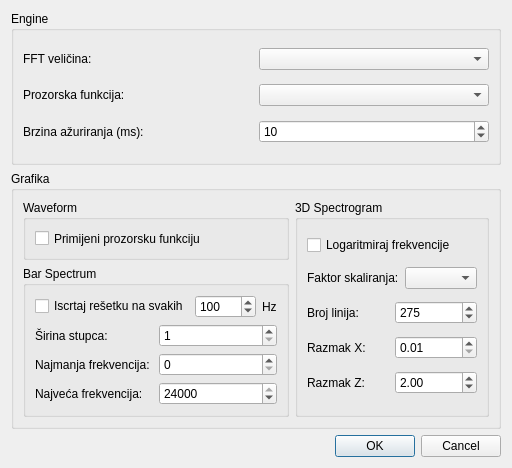
<?xml version="1.0" encoding="UTF-8"?>
<ui version="4.0">
 <class>SettingsDialog</class>
 <widget class="QDialog" name="SettingsDialog">
  <property name="geometry">
   <rect>
    <x>0</x>
    <y>0</y>
    <width>500</width>
    <height>468</height>
   </rect>
  </property>
  <property name="windowTitle">
   <string>Dialog</string>
  </property>
  <layout class="QVBoxLayout" name="verticalLayout_4">
   <item>
    <widget class="QGroupBox" name="groupBox">
     <property name="title">
      <string>Engine</string>
     </property>
     <layout class="QVBoxLayout" name="verticalLayout">
      <item>
       <layout class="QHBoxLayout" name="horizontalLayout">
        <item>
         <widget class="QLabel" name="label">
          <property name="sizePolicy">
           <sizepolicy hsizetype="Minimum" vsizetype="Preferred">
            <horstretch>0</horstretch>
            <verstretch>0</verstretch>
           </sizepolicy>
          </property>
          <property name="text">
           <string>FFT veličina:</string>
          </property>
         </widget>
        </item>
        <item>
         <widget class="QComboBox" name="comboBox_FFTSize">
          <property name="sizePolicy">
           <sizepolicy hsizetype="Minimum" vsizetype="Fixed">
            <horstretch>0</horstretch>
            <verstretch>0</verstretch>
           </sizepolicy>
          </property>
         </widget>
        </item>
       </layout>
      </item>
      <item>
       <layout class="QHBoxLayout" name="horizontalLayout_2">
        <item>
         <widget class="QLabel" name="label_2">
          <property name="sizePolicy">
           <sizepolicy hsizetype="Minimum" vsizetype="Preferred">
            <horstretch>0</horstretch>
            <verstretch>0</verstretch>
           </sizepolicy>
          </property>
          <property name="text">
           <string>Prozorska funkcija:</string>
          </property>
         </widget>
        </item>
        <item>
         <widget class="QComboBox" name="comboBox_windowFunction">
          <property name="sizePolicy">
           <sizepolicy hsizetype="Minimum" vsizetype="Fixed">
            <horstretch>0</horstretch>
            <verstretch>0</verstretch>
           </sizepolicy>
          </property>
         </widget>
        </item>
       </layout>
      </item>
      <item>
       <layout class="QHBoxLayout" name="horizontalLayout_3">
        <item>
         <widget class="QLabel" name="label_3">
          <property name="sizePolicy">
           <sizepolicy hsizetype="Minimum" vsizetype="Preferred">
            <horstretch>0</horstretch>
            <verstretch>0</verstretch>
           </sizepolicy>
          </property>
          <property name="text">
           <string>Brzina ažuriranja (ms):</string>
          </property>
         </widget>
        </item>
        <item>
         <widget class="QSpinBox" name="spinBox_UpdateIntervalMs">
          <property name="sizePolicy">
           <sizepolicy hsizetype="Minimum" vsizetype="Fixed">
            <horstretch>0</horstretch>
            <verstretch>0</verstretch>
           </sizepolicy>
          </property>
          <property name="minimum">
           <number>0</number>
          </property>
          <property name="maximum">
           <number>1000</number>
          </property>
          <property name="singleStep">
           <number>10</number>
          </property>
          <property name="stepType">
           <enum>QAbstractSpinBox::StepType::DefaultStepType</enum>
          </property>
          <property name="value">
           <number>10</number>
          </property>
         </widget>
        </item>
       </layout>
      </item>
     </layout>
    </widget>
   </item>
   <item>
    <widget class="QGroupBox" name="groupBox_2">
     <property name="title">
      <string>Grafika</string>
     </property>
     <layout class="QHBoxLayout" name="horizontalLayout_8">
      <item>
       <layout class="QVBoxLayout" name="verticalLayout_3">
        <item>
         <widget class="QGroupBox" name="groupBox_4">
          <property name="sizePolicy">
           <sizepolicy hsizetype="Preferred" vsizetype="Maximum">
            <horstretch>0</horstretch>
            <verstretch>0</verstretch>
           </sizepolicy>
          </property>
          <property name="maximumSize">
           <size>
            <width>16777215</width>
            <height>60</height>
           </size>
          </property>
          <property name="title">
           <string>Waveform</string>
          </property>
          <layout class="QHBoxLayout" name="horizontalLayout_9">
           <item>
            <widget class="QCheckBox" name="checkBox_applyWindow">
             <property name="text">
              <string>Primijeni prozorsku funkciju</string>
             </property>
            </widget>
           </item>
          </layout>
         </widget>
        </item>
        <item>
         <widget class="QGroupBox" name="groupBox_5">
          <property name="title">
           <string>Bar Spectrum</string>
          </property>
          <layout class="QVBoxLayout" name="verticalLayout_5">
           <item>
            <layout class="QHBoxLayout" name="horizontalLayout_13">
             <item>
              <widget class="QCheckBox" name="checkBox_drawGrid">
               <property name="text">
                <string>Iscrtaj rešetku na svakih</string>
               </property>
              </widget>
             </item>
             <item>
              <widget class="QSpinBox" name="spinBox_gridStepHz">
               <property name="sizePolicy">
                <sizepolicy hsizetype="MinimumExpanding" vsizetype="Fixed">
                 <horstretch>0</horstretch>
                 <verstretch>0</verstretch>
                </sizepolicy>
               </property>
               <property name="minimum">
                <number>1</number>
               </property>
               <property name="maximum">
                <number>24000</number>
               </property>
               <property name="singleStep">
                <number>100</number>
               </property>
               <property name="value">
                <number>100</number>
               </property>
              </widget>
             </item>
             <item>
              <widget class="QLabel" name="label_11">
               <property name="sizePolicy">
                <sizepolicy hsizetype="Fixed" vsizetype="Preferred">
                 <horstretch>0</horstretch>
                 <verstretch>0</verstretch>
                </sizepolicy>
               </property>
               <property name="text">
                <string>Hz</string>
               </property>
              </widget>
             </item>
            </layout>
           </item>
           <item>
            <layout class="QHBoxLayout" name="horizontalLayout_12">
             <item>
              <widget class="QLabel" name="label_10">
               <property name="text">
                <string>Širina stupca:</string>
               </property>
              </widget>
             </item>
             <item>
              <widget class="QSpinBox" name="spinBox_bandWidth">
               <property name="minimum">
                <number>1</number>
               </property>
               <property name="maximum">
                <number>100</number>
               </property>
              </widget>
             </item>
            </layout>
           </item>
           <item>
            <layout class="QHBoxLayout" name="horizontalLayout_10">
             <item>
              <widget class="QLabel" name="label_8">
               <property name="text">
                <string>Najmanja frekvencija:</string>
               </property>
              </widget>
             </item>
             <item>
              <widget class="QSpinBox" name="spinBox_minFreq">
               <property name="maximum">
                <number>24000</number>
               </property>
               <property name="singleStep">
                <number>1000</number>
               </property>
              </widget>
             </item>
            </layout>
           </item>
           <item>
            <layout class="QHBoxLayout" name="horizontalLayout_11">
             <item>
              <widget class="QLabel" name="label_9">
               <property name="text">
                <string>Najveća frekvencija:</string>
               </property>
              </widget>
             </item>
             <item>
              <widget class="QSpinBox" name="spinBox_maxFreq">
               <property name="maximum">
                <number>24000</number>
               </property>
               <property name="singleStep">
                <number>1000</number>
               </property>
               <property name="value">
                <number>24000</number>
               </property>
              </widget>
             </item>
            </layout>
           </item>
          </layout>
         </widget>
        </item>
       </layout>
      </item>
      <item>
       <widget class="QGroupBox" name="groupBox_3">
        <property name="title">
         <string>3D Spectrogram</string>
        </property>
        <layout class="QVBoxLayout" name="verticalLayout_2">
         <item>
          <widget class="QCheckBox" name="checkBox">
           <property name="text">
            <string>Logaritmiraj frekvencije</string>
           </property>
          </widget>
         </item>
         <item>
          <layout class="QHBoxLayout" name="horizontalLayout_4">
           <item>
            <widget class="QLabel" name="label_4">
             <property name="text">
              <string>Faktor skaliranja:</string>
             </property>
            </widget>
           </item>
           <item>
            <widget class="QComboBox" name="comboBox_scaleFactor"/>
           </item>
          </layout>
         </item>
         <item>
          <layout class="QHBoxLayout" name="horizontalLayout_5">
           <item>
            <widget class="QLabel" name="label_5">
             <property name="text">
              <string>Broj linija:</string>
             </property>
            </widget>
           </item>
           <item>
            <widget class="QSpinBox" name="spinBox_numLines">
             <property name="minimum">
              <number>1</number>
             </property>
             <property name="maximum">
              <number>300</number>
             </property>
             <property name="value">
              <number>275</number>
             </property>
            </widget>
           </item>
          </layout>
         </item>
         <item>
          <layout class="QHBoxLayout" name="horizontalLayout_6">
           <item>
            <widget class="QLabel" name="label_6">
             <property name="text">
              <string>Razmak X:</string>
             </property>
            </widget>
           </item>
           <item>
            <widget class="QDoubleSpinBox" name="doubleSpinBox_spacingX">
             <property name="minimum">
              <double>0.010000000000000</double>
             </property>
             <property name="maximum">
              <double>1.000000000000000</double>
             </property>
             <property name="singleStep">
              <double>0.010000000000000</double>
             </property>
             <property name="value">
              <double>0.010000000000000</double>
             </property>
            </widget>
           </item>
          </layout>
         </item>
         <item>
          <layout class="QHBoxLayout" name="horizontalLayout_7">
           <item>
            <widget class="QLabel" name="label_7">
             <property name="text">
              <string>Razmak Z:</string>
             </property>
            </widget>
           </item>
           <item>
            <widget class="QDoubleSpinBox" name="doubleSpinBox_spacingZ">
             <property name="minimum">
              <double>0.100000000000000</double>
             </property>
             <property name="maximum">
              <double>10.000000000000000</double>
             </property>
             <property name="singleStep">
              <double>0.100000000000000</double>
             </property>
             <property name="value">
              <double>2.000000000000000</double>
             </property>
            </widget>
           </item>
          </layout>
         </item>
        </layout>
       </widget>
      </item>
     </layout>
    </widget>
   </item>
   <item>
    <widget class="QDialogButtonBox" name="buttonBox">
     <property name="orientation">
      <enum>Qt::Orientation::Horizontal</enum>
     </property>
     <property name="standardButtons">
      <set>QDialogButtonBox::StandardButton::Cancel|QDialogButtonBox::StandardButton::Ok</set>
     </property>
    </widget>
   </item>
  </layout>
 </widget>
 <resources/>
 <connections>
  <connection>
   <sender>buttonBox</sender>
   <signal>accepted()</signal>
   <receiver>SettingsDialog</receiver>
   <slot>accept()</slot>
   <hints>
    <hint type="sourcelabel">
     <x>248</x>
     <y>254</y>
    </hint>
    <hint type="destinationlabel">
     <x>157</x>
     <y>274</y>
    </hint>
   </hints>
  </connection>
  <connection>
   <sender>buttonBox</sender>
   <signal>rejected()</signal>
   <receiver>SettingsDialog</receiver>
   <slot>reject()</slot>
   <hints>
    <hint type="sourcelabel">
     <x>316</x>
     <y>260</y>
    </hint>
    <hint type="destinationlabel">
     <x>286</x>
     <y>274</y>
    </hint>
   </hints>
  </connection>
 </connections>
</ui>
